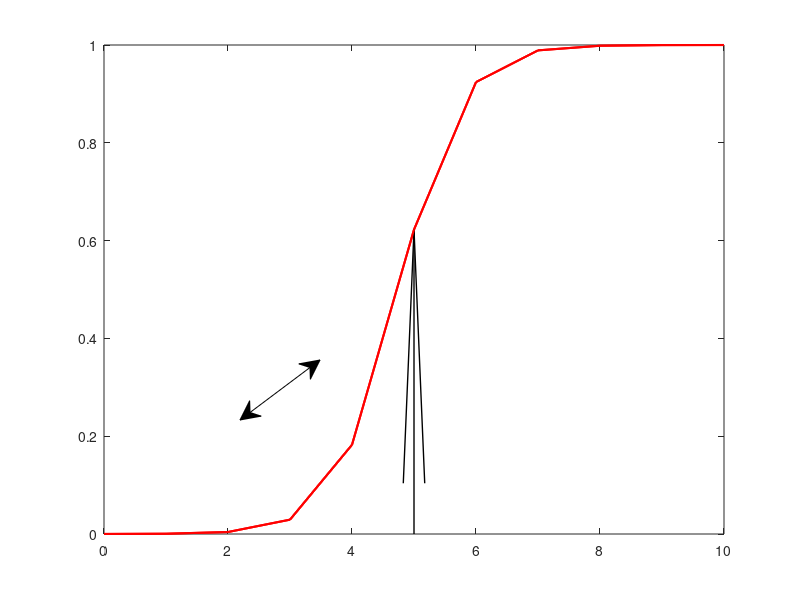

MATLAB code to generate this figure: (Note: this script raises an error after producing the figure.)
% this script is only used to make some pretty plots for the expository
% ppt.
clear
close all
% define functions
logitp = @(b,x) exp(b(1)+b(2).*(x))./(1+exp(b(1)+b(2).*(x)));


% define parameters
priors = [-9.5, 2];
offers = 0:10;

plot(offers,logitp(priors(1:2), offers),'r', 'Linewidth', 1.5)
% xlabel('Offer (euro)')
% ylabel('P(Success)')

% hold on;
% plot(x1, y1, '--k', 'Linewidth', 1.5)
% hold on;
% plot(x2, y2, '--k', 'Linewidth', 1.5)



%% Using own built in function to draw arrow
drawArrow = @(x,y,varargin) quiver( x(1),y(1),x(2)-x(1),y(2)-y(1),0, varargin{:} ); 
x   = [5, 5];                       % both x1 and x2 coordinates
y   = [0,logitp(priors(1:2), 5)];   % both y1 and y2 coordinates

x1   = [5, 5];                       % both x1 and x2 coordinates
y1   = [0,logitp(priors(1:2), 5)];   % both y1 and y2 coordinates

x2   = [3, 5.5];
y2   = [logitp(priors(1:2), x2(1)+.5), logitp(priors(1:2), x2(2)+.5)];

plot(offers,logitp(priors(1:2), offers),'r', 'Linewidth', 1.5)
hold on
drawArrow(x,y, 'linewidth', 1,'color','k', 'MaxHeadSize',.5); 
% hold on
% drawArrow(x2,y2,'linewidth',3,'color','r')




%% Using annotation for arrows
% qpt1   = [5/offers(end), 0/1];
% qpt2   = [5/offers(end), logitp(priors(1:2), 5)/1];
% dpt    = qpt2 - qpt1;
x   = [mean(offers)/offers(end), 5/offers(end)];
y   = [0/1,logitp(priors(1:2), 5)/1];

plot(offers,logitp(priors(1:2), offers),'r', 'Linewidth', 1.5)

ha          = annotation('doublearrow');    % store the arrow information in ha
ha.Parent   = gca;                          % associate the arrow the the current axes
ha.X        = [5 5];                        % the location in data units of x1 and x2
ha.Y        = [logitp(priors(1:2), 5) 0];   % the location in data units of y1 and y2

hb          = annotation('doublearrow');   
hb.Parent   = gca;                         
hb.X        = [3.5 5.5];                   
hb.Y        = [logitp(priors(1:2), 3.5) logitp(priors(1:2), 5.5)];   


% hold on
% quiver(qpt1(1), qpt1(2), dpt(1), dpt(2), 'MaxHeadSize', 3)
% legend('acceptance function \phi')
xlabel('Offer (euro)')
ylabel('P(Success)')
